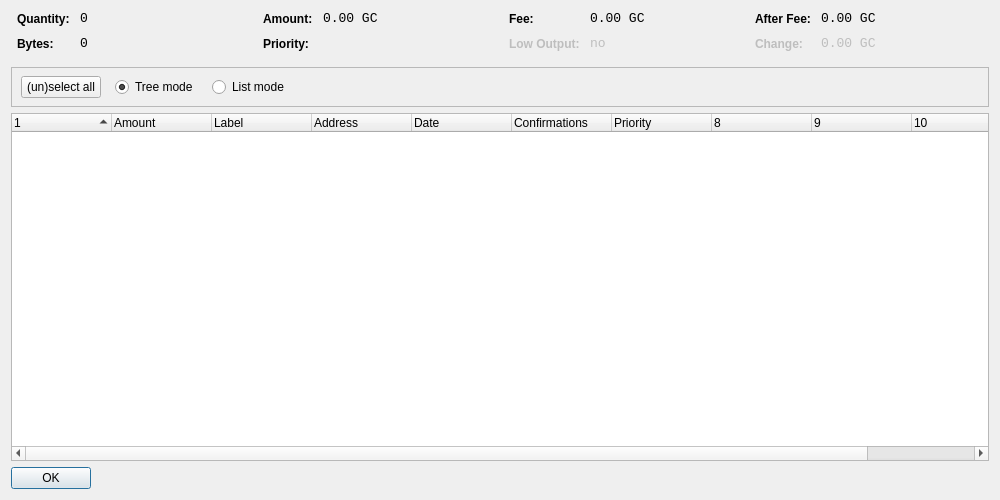
<?xml version="1.0" encoding="UTF-8"?>
<ui version="4.0">
 <class>CoinControlDialog</class>
 <widget class="QDialog" name="CoinControlDialog">
  <property name="geometry">
   <rect>
    <x>0</x>
    <y>0</y>
    <width>1000</width>
    <height>500</height>
   </rect>
  </property>
  <property name="windowTitle">
   <string>Coin Control</string>
  </property>
  <layout class="QVBoxLayout" name="verticalLayout">
   <item>
    <layout class="QHBoxLayout" name="horizontalLayoutTop" stretch="0,0,0,0">
     <property name="topMargin">
      <number>0</number>
     </property>
     <property name="bottomMargin">
      <number>10</number>
     </property>
     <item>
      <layout class="QFormLayout" name="formLayoutCoinControl1">
       <property name="horizontalSpacing">
        <number>10</number>
       </property>
       <property name="verticalSpacing">
        <number>10</number>
       </property>
       <property name="leftMargin">
        <number>6</number>
       </property>
       <property name="rightMargin">
        <number>6</number>
       </property>
       <item row="0" column="0">
        <widget class="QLabel" name="labelCoinControlQuantityText">
         <property name="styleSheet">
          <string notr="true">font-weight:bold;</string>
         </property>
         <property name="text">
          <string>Quantity:</string>
         </property>
        </widget>
       </item>
       <item row="0" column="1">
        <widget class="QLabel" name="labelCoinControlQuantity">
         <property name="font">
          <font>
           <family>Monospace</family>
           <pointsize>10</pointsize>
          </font>
         </property>
         <property name="cursor">
          <cursorShape>IBeamCursor</cursorShape>
         </property>
         <property name="contextMenuPolicy">
          <enum>Qt::ActionsContextMenu</enum>
         </property>
         <property name="text">
          <string notr="true">0</string>
         </property>
         <property name="textInteractionFlags">
          <set>Qt::LinksAccessibleByMouse|Qt::TextSelectableByKeyboard|Qt::TextSelectableByMouse</set>
         </property>
        </widget>
       </item>
       <item row="1" column="0">
        <widget class="QLabel" name="labelCoinControlBytesText">
         <property name="styleSheet">
          <string notr="true">font-weight:bold;</string>
         </property>
         <property name="text">
          <string>Bytes:</string>
         </property>
        </widget>
       </item>
       <item row="1" column="1">
        <widget class="QLabel" name="labelCoinControlBytes">
         <property name="font">
          <font>
           <family>Monospace</family>
           <pointsize>10</pointsize>
          </font>
         </property>
         <property name="cursor">
          <cursorShape>IBeamCursor</cursorShape>
         </property>
         <property name="contextMenuPolicy">
          <enum>Qt::ActionsContextMenu</enum>
         </property>
         <property name="text">
          <string notr="true">0</string>
         </property>
         <property name="textInteractionFlags">
          <set>Qt::LinksAccessibleByMouse|Qt::TextSelectableByKeyboard|Qt::TextSelectableByMouse</set>
         </property>
        </widget>
       </item>
      </layout>
     </item>
     <item>
      <layout class="QFormLayout" name="formLayoutCoinControl2">
       <property name="horizontalSpacing">
        <number>10</number>
       </property>
       <property name="verticalSpacing">
        <number>10</number>
       </property>
       <property name="leftMargin">
        <number>6</number>
       </property>
       <property name="rightMargin">
        <number>6</number>
       </property>
       <item row="0" column="0">
        <widget class="QLabel" name="labelCoinControlAmountText">
         <property name="styleSheet">
          <string notr="true">font-weight:bold;</string>
         </property>
         <property name="text">
          <string>Amount:</string>
         </property>
        </widget>
       </item>
       <item row="0" column="1">
        <widget class="QLabel" name="labelCoinControlAmount">
         <property name="font">
          <font>
           <family>Monospace</family>
           <pointsize>10</pointsize>
          </font>
         </property>
         <property name="cursor">
          <cursorShape>IBeamCursor</cursorShape>
         </property>
         <property name="contextMenuPolicy">
          <enum>Qt::ActionsContextMenu</enum>
         </property>
         <property name="text">
          <string notr="true">0.00 GC</string>
         </property>
         <property name="textInteractionFlags">
          <set>Qt::LinksAccessibleByMouse|Qt::TextSelectableByKeyboard|Qt::TextSelectableByMouse</set>
         </property>
        </widget>
       </item>
       <item row="1" column="0">
        <widget class="QLabel" name="labelCoinControlPriorityText">
         <property name="styleSheet">
          <string notr="true">font-weight:bold;</string>
         </property>
         <property name="text">
          <string>Priority:</string>
         </property>
        </widget>
       </item>
       <item row="1" column="1">
        <widget class="QLabel" name="labelCoinControlPriority">
         <property name="font">
          <font>
           <family>Monospace</family>
           <pointsize>10</pointsize>
          </font>
         </property>
         <property name="cursor">
          <cursorShape>IBeamCursor</cursorShape>
         </property>
         <property name="contextMenuPolicy">
          <enum>Qt::ActionsContextMenu</enum>
         </property>
         <property name="text">
          <string/>
         </property>
         <property name="textInteractionFlags">
          <set>Qt::LinksAccessibleByMouse|Qt::TextSelectableByKeyboard|Qt::TextSelectableByMouse</set>
         </property>
        </widget>
       </item>
      </layout>
     </item>
     <item>
      <layout class="QFormLayout" name="formLayoutCoinControl3">
       <property name="horizontalSpacing">
        <number>10</number>
       </property>
       <property name="verticalSpacing">
        <number>10</number>
       </property>
       <property name="leftMargin">
        <number>6</number>
       </property>
       <property name="rightMargin">
        <number>6</number>
       </property>
       <item row="0" column="0">
        <widget class="QLabel" name="labelCoinControlFeeText">
         <property name="styleSheet">
          <string notr="true">font-weight:bold;</string>
         </property>
         <property name="text">
          <string>Fee:</string>
         </property>
        </widget>
       </item>
       <item row="0" column="1">
        <widget class="QLabel" name="labelCoinControlFee">
         <property name="font">
          <font>
           <family>Monospace</family>
           <pointsize>10</pointsize>
          </font>
         </property>
         <property name="cursor">
          <cursorShape>IBeamCursor</cursorShape>
         </property>
         <property name="contextMenuPolicy">
          <enum>Qt::ActionsContextMenu</enum>
         </property>
         <property name="text">
          <string notr="true">0.00 GC</string>
         </property>
         <property name="textInteractionFlags">
          <set>Qt::LinksAccessibleByMouse|Qt::TextSelectableByKeyboard|Qt::TextSelectableByMouse</set>
         </property>
        </widget>
       </item>
       <item row="1" column="0">
        <widget class="QLabel" name="labelCoinControlLowOutputText">
         <property name="enabled">
          <bool>false</bool>
         </property>
         <property name="styleSheet">
          <string notr="true">font-weight:bold;</string>
         </property>
         <property name="text">
          <string>Low Output:</string>
         </property>
        </widget>
       </item>
       <item row="1" column="1">
        <widget class="QLabel" name="labelCoinControlLowOutput">
         <property name="enabled">
          <bool>false</bool>
         </property>
         <property name="font">
          <font>
           <family>Monospace</family>
           <pointsize>10</pointsize>
          </font>
         </property>
         <property name="cursor">
          <cursorShape>IBeamCursor</cursorShape>
         </property>
         <property name="contextMenuPolicy">
          <enum>Qt::ActionsContextMenu</enum>
         </property>
         <property name="text">
          <string notr="true">no</string>
         </property>
         <property name="textInteractionFlags">
          <set>Qt::LinksAccessibleByMouse|Qt::TextSelectableByKeyboard|Qt::TextSelectableByMouse</set>
         </property>
        </widget>
       </item>
      </layout>
     </item>
     <item>
      <layout class="QFormLayout" name="formLayoutCoinControl4">
       <property name="horizontalSpacing">
        <number>10</number>
       </property>
       <property name="verticalSpacing">
        <number>10</number>
       </property>
       <property name="leftMargin">
        <number>6</number>
       </property>
       <property name="rightMargin">
        <number>6</number>
       </property>
       <item row="0" column="0">
        <widget class="QLabel" name="labelCoinControlAfterFeeText">
         <property name="styleSheet">
          <string notr="true">font-weight:bold;</string>
         </property>
         <property name="text">
          <string>After Fee:</string>
         </property>
        </widget>
       </item>
       <item row="0" column="1">
        <widget class="QLabel" name="labelCoinControlAfterFee">
         <property name="font">
          <font>
           <family>Monospace</family>
           <pointsize>10</pointsize>
          </font>
         </property>
         <property name="cursor">
          <cursorShape>IBeamCursor</cursorShape>
         </property>
         <property name="contextMenuPolicy">
          <enum>Qt::ActionsContextMenu</enum>
         </property>
         <property name="text">
          <string notr="true">0.00 GC</string>
         </property>
         <property name="textInteractionFlags">
          <set>Qt::LinksAccessibleByMouse|Qt::TextSelectableByKeyboard|Qt::TextSelectableByMouse</set>
         </property>
        </widget>
       </item>
       <item row="1" column="0">
        <widget class="QLabel" name="labelCoinControlChangeText">
         <property name="enabled">
          <bool>false</bool>
         </property>
         <property name="styleSheet">
          <string notr="true">font-weight:bold;</string>
         </property>
         <property name="text">
          <string>Change:</string>
         </property>
        </widget>
       </item>
       <item row="1" column="1">
        <widget class="QLabel" name="labelCoinControlChange">
         <property name="enabled">
          <bool>false</bool>
         </property>
         <property name="font">
          <font>
           <family>Monospace</family>
           <pointsize>10</pointsize>
          </font>
         </property>
         <property name="cursor">
          <cursorShape>IBeamCursor</cursorShape>
         </property>
         <property name="contextMenuPolicy">
          <enum>Qt::ActionsContextMenu</enum>
         </property>
         <property name="text">
          <string notr="true">0.00 GC</string>
         </property>
         <property name="textInteractionFlags">
          <set>Qt::LinksAccessibleByMouse|Qt::TextSelectableByKeyboard|Qt::TextSelectableByMouse</set>
         </property>
        </widget>
       </item>
      </layout>
     </item>
    </layout>
   </item>
   <item>
    <widget class="QFrame" name="frame">
     <property name="minimumSize">
      <size>
       <width>0</width>
       <height>40</height>
      </size>
     </property>
     <property name="frameShape">
      <enum>QFrame::StyledPanel</enum>
     </property>
     <property name="frameShadow">
      <enum>QFrame::Sunken</enum>
     </property>
     <widget class="QWidget" name="horizontalLayoutWidget">
      <property name="geometry">
       <rect>
        <x>10</x>
        <y>0</y>
        <width>781</width>
        <height>41</height>
       </rect>
      </property>
      <layout class="QHBoxLayout" name="horizontalLayoutPanel" stretch="0,0,0,0,0">
       <property name="spacing">
        <number>14</number>
       </property>
       <item>
        <widget class="QPushButton" name="pushButtonSelectAll">
         <property name="sizePolicy">
          <sizepolicy hsizetype="Maximum" vsizetype="Fixed">
           <horstretch>0</horstretch>
           <verstretch>0</verstretch>
          </sizepolicy>
         </property>
         <property name="text">
          <string>(un)select all</string>
         </property>
        </widget>
       </item>
       <item>
        <widget class="QRadioButton" name="radioTreeMode">
         <property name="sizePolicy">
          <sizepolicy hsizetype="Maximum" vsizetype="Fixed">
           <horstretch>0</horstretch>
           <verstretch>0</verstretch>
          </sizepolicy>
         </property>
         <property name="text">
          <string>Tree mode</string>
         </property>
         <property name="checked">
          <bool>true</bool>
         </property>
        </widget>
       </item>
       <item>
        <widget class="QRadioButton" name="radioListMode">
         <property name="sizePolicy">
          <sizepolicy hsizetype="Maximum" vsizetype="Fixed">
           <horstretch>0</horstretch>
           <verstretch>0</verstretch>
          </sizepolicy>
         </property>
         <property name="text">
          <string>List mode</string>
         </property>
        </widget>
       </item>
       <item>
        <spacer name="horizontalSpacer">
         <property name="orientation">
          <enum>Qt::Horizontal</enum>
         </property>
         <property name="sizeHint" stdset="0">
          <size>
           <width>40</width>
           <height>20</height>
          </size>
         </property>
        </spacer>
       </item>
      </layout>
     </widget>
    </widget>
   </item>
   <item>
    <widget class="CoinControlTreeWidget" name="treeWidget">
     <property name="contextMenuPolicy">
      <enum>Qt::CustomContextMenu</enum>
     </property>
     <property name="sortingEnabled">
      <bool>false</bool>
     </property>
     <property name="columnCount">
      <number>11</number>
     </property>
     <attribute name="headerShowSortIndicator" stdset="0">
      <bool>true</bool>
     </attribute>
     <attribute name="headerStretchLastSection">
      <bool>false</bool>
     </attribute>
     <column>
      <property name="text">
       <string/>
      </property>
     </column>
     <column>
      <property name="text">
       <string>Amount</string>
      </property>
     </column>
     <column>
      <property name="text">
       <string>Label</string>
      </property>
     </column>
     <column>
      <property name="text">
       <string>Address</string>
      </property>
     </column>
     <column>
      <property name="text">
       <string>Date</string>
      </property>
     </column>
     <column>
      <property name="text">
       <string>Confirmations</string>
      </property>
      <property name="toolTip">
       <string>Confirmed</string>
      </property>
     </column>
     <column>
      <property name="text">
       <string>Priority</string>
      </property>
     </column>
     <column>
      <property name="text">
       <string/>
      </property>
     </column>
     <column>
      <property name="text">
       <string/>
      </property>
     </column>
     <column>
      <property name="text">
       <string/>
      </property>
     </column>
     <column>
      <property name="text">
       <string/>
      </property>
     </column>
    </widget>
   </item>
   <item>
    <widget class="QDialogButtonBox" name="buttonBox">
     <property name="sizePolicy">
      <sizepolicy hsizetype="Maximum" vsizetype="Fixed">
       <horstretch>0</horstretch>
       <verstretch>0</verstretch>
      </sizepolicy>
     </property>
     <property name="orientation">
      <enum>Qt::Horizontal</enum>
     </property>
     <property name="standardButtons">
      <set>QDialogButtonBox::Ok</set>
     </property>
    </widget>
   </item>
  </layout>
 </widget>
 <customwidgets>
  <customwidget>
   <class>CoinControlTreeWidget</class>
   <extends>QTreeWidget</extends>
   <header>coincontroltreewidget.h</header>
  </customwidget>
 </customwidgets>
 <resources/>
 <connections/>
</ui>
